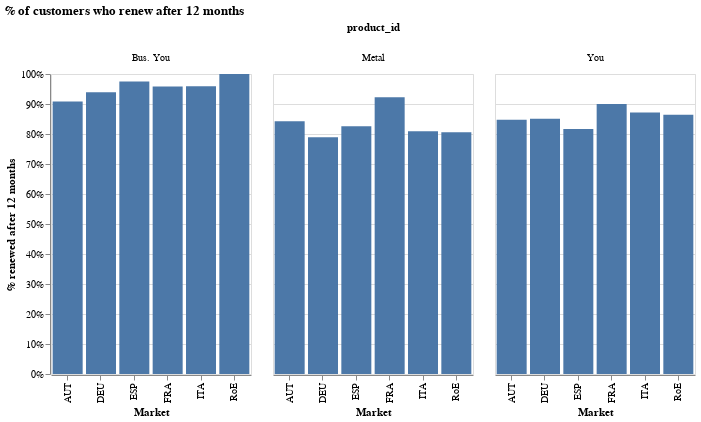

The cell this chart's notebook holds for it:
### Code cell
# look at % renewal.
signup = sample.loc[sample["enter_reason"] == "SIGNUP", :]

# drop users that could have not even made this decision
signup = signup.loc[signup["subscription_end_event"].isna() == False, :]

signup["renewed"] = 0
signup.loc[signup["subscription_end_event"] == "RENEWED", "renewed"] = 1

signup = signup.loc[signup["age"] >= 11, :]

# % renewal
signup = (
    signup.groupby(["product_id", "country_tnc_legal"])["renewed"]
    .agg("mean")
    .reset_index()
)


alt.Chart(signup).mark_bar().encode(
    x=alt.X("country_tnc_legal:N", axis=alt.Axis(title="Market")),
    y=alt.Y("renewed:Q", axis=alt.Axis(format="%", title="% renewed after 12 months")),
    column="product_id:N",
).properties(width=200, title="% of customers who renew after 12 months")

### Figure 1 — Vega-Lite specification as saved in the notebook (floating-point values rounded to 4 significant figures)
{"config": {"view": {"continuousWidth": 400, "continuousHeight": 300}}, "data": {"name": "data-93b8ef116f156c5c8250db255ebd9171"}, "mark": "bar", "encoding": {"column": {"type": "nominal", "field": "product_id"}, "x": {"type": "nominal", "axis": {"title": "Market"}, "field": "country_tnc_legal"}, "y": {"type": "quantitative", "axis": {"format": "%", "title": "% renewed after 12 months"}, "field": "renewed"}}, "title": "% of customers who renew after 12 months", "width": 200, "$schema": "https://vega.github.io/schema/vega-lite/v4.0.2.json", "datasets": {"data-93b8ef116f156c5c8250db255ebd9171": [{"product_id": "Bus. You", "country_tnc_legal": "AUT       ", "renewed": 0.9086}, {"product_id": "Bus. You", "country_tnc_legal": "DEU       ", "renewed": 0.9395}, {"product_id": "Bus. You", "country_tnc_legal": "ESP       ", "renewed": 0.9747}, {"product_id": "Bus. You", "country_tnc_legal": "FRA       ", "renewed": 0.9581}, {"product_id": "Bus. You", "country_tnc_legal": "ITA       ", "renewed": 0.9589}, {"product_id": "Bus. You", "country_tnc_legal": "RoE       ", "renewed": 1.0}, {"product_id": "Metal", "country_tnc_legal": "AUT       ", "renewed": 0.8423}, {"product_id": "Metal", "country_tnc_legal": "DEU       ", "renewed": 0.7896}, {"product_id": "Metal", "country_tnc_legal": "ESP       ", "renewed": 0.8259}, {"product_id": "Metal", "country_tnc_legal": "FRA       ", "renewed": 0.9224}, {"product_id": "Metal", "country_tnc_legal": "ITA       ", "renewed": 0.8093}, {"product_id": "Metal", "country_tnc_legal": "RoE       ", "renewed": 0.806}, {"product_id": "You", "country_tnc_legal": "AUT       ", "renewed": 0.8478}, {"product_id": "You", "country_tnc_legal": "DEU       ", "renewed": 0.851}, {"product_id": "You", "country_tnc_legal": "ESP       ", "renewed": 0.8166}, {"product_id": "You", "country_tnc_legal": "FRA       ", "renewed": 0.9004}, {"product_id": "You", "country_tnc_legal": "ITA       ", "renewed": 0.8719}, {"product_id": "You", "country_tnc_legal": "RoE       ", "renewed": 0.8639}]}}
